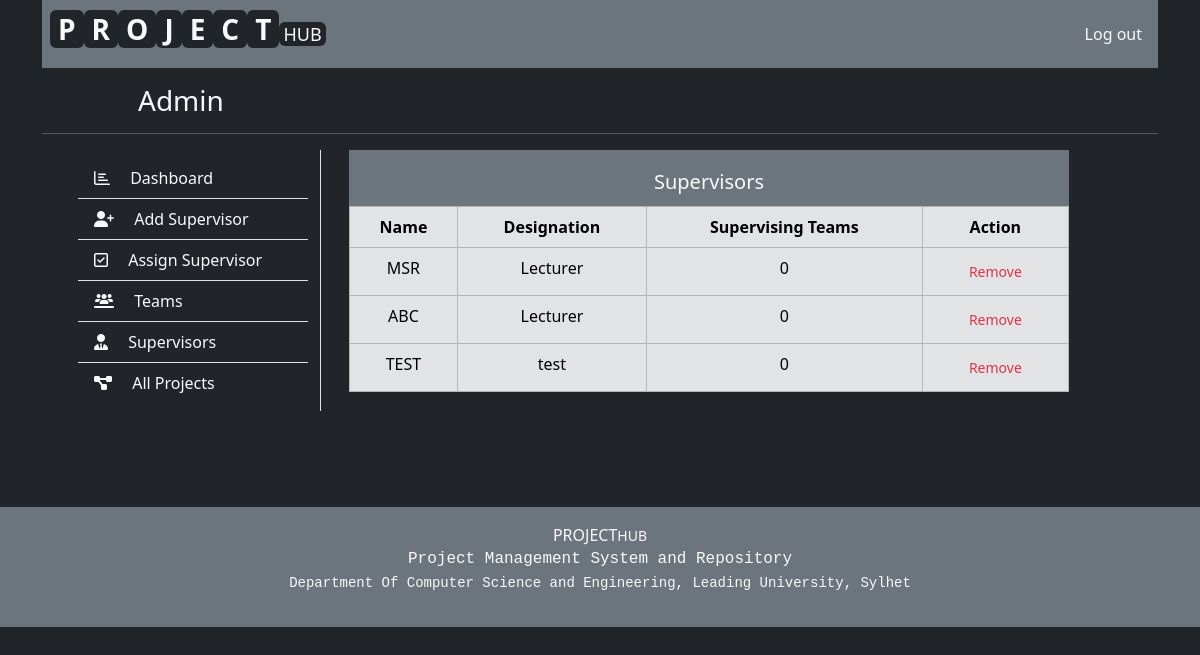
Page /admin/all_supervisor.php on the committed database.
### tables this page shows
CREATE TABLE `supervisor` (
  `serial` int(5) NOT NULL,
  `name` text NOT NULL,
  `initial` varchar(5) NOT NULL,
  `designation` text NOT NULL,
  `email` text NOT NULL,
  `password` varchar(50) NOT NULL
);

### admin/all_supervisor.php (the view, shortened to what this page needs)
<?php
include ("../config/dbConn.php");
$sql_all_supervisor = "SELECT * FROM supervisor";
$result_all_supervisor = mysqli_query($conn,$sql_all_supervisor);
$all_supervisor = mysqli_fetch_all($result_all_supervisor, MYSQLI_ASSOC);
?>
<!DOCTYPE html>
<html lang="en">
<?php include("../inc/head.php"); ?>
<body class="bg-dark">
<div class="container">
    <header>
        <nav class="navbar navbar-expand-sm bg-secondary px-2">
            <a class="navbar-brand d-flex text-capitalize" href="../index.php" >
                <?php include("../inc/logo.php"); ?>
            </a><?php include("../inc/nav_collapse.php"); ?>
            <div class="collapse navbar-collapse" id="navbarContent">
                <ul class="navbar-nav ms-auto ">
                    <li class="nav-item" ><a class="nav-link text-light my-sidebar-style" href="../action/logout.php">Log out</a></li>
                </ul>
            </div>
        </nav>
    </header>
<main>
    <div class="">
        <div class="h3 text-light mt-3 ms-5 ps-5">Admin</div>
    </div>
    <hr class="text-light">
    <div class="container ">
        <div class="row mb-5 pb-5">
            <?php include ("admin_sidebar.php"); ?>
            <div class="col-sm-11 col-md-8 col-lg-8 ">
                    <div class="col">
                        <div class="bg-secondary p-1">
                            <div class="text-light text-center h5 mt-3">Supervisors</div>
                        </div>
                        <form class=" " name=""  action="" method="">
                            <table class="table table-bordered rounded table-secondary text-center">
                                <tr>
                                    <th>Name</th>
                                    <th>Designation</th>
                                    <th>Supervising Teams</th>
                                    <th>Action</th>
                                </tr>
                                <?php foreach ($all_supervisor as $supervisor):
                                            $sql_assigned = "SELECT * FROM proposals
                                            WHERE assigned_supervisor = '{$supervisor['initial']}' ";
                                            $result_assigned = mysqli_query($conn, $sql_assigned);
                                            $count = mysqli_num_rows($result_assigned);
                                    ?>
                                    <tr>
                                    <td><?php echo $supervisor['name'] ?></td>
                                    <td><?php echo $supervisor['designation'] ?></td>
                                    <td><?php echo $count ?></td>
                                    <form action="" method="post">
                                    <td>
                                        <button class="btn btn-sm text-danger" name="remove" value="<?php echo $supervisor['initial'] ?>" >Remove</button>
                                    </td>
                                    </form>
                                </tr>
                                <?php endforeach; ?>
                            </table>
                        </form>
                    </div>
                </div>
            </div>
        </div>
        </div>
<?php include("../inc/foot.php"); ?>
</body>
</html>

### rows in the picture
supervisor: name "MSR", designation "Lecturer", count "0"
supervisor: name "ABC", designation "Lecturer", count "0"
supervisor: name "TEST", designation "test", count "0"
